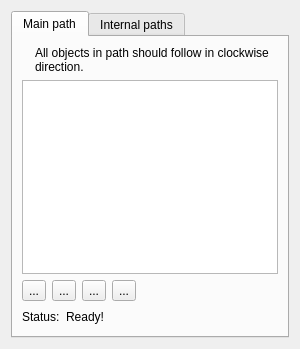
       <widget class="QWidget" name="paths_Page">
        <layout class="QVBoxLayout" name="verticalLayout_21">
         <item>
          <widget class="QTabWidget" name="tabWidget">
           <property name="maximumSize">
            <size>
             <width>16777215</width>
             <height>16777215</height>
            </size>
           </property>
           <property name="font">
            <font>
             <pointsize>9</pointsize>
             <bold>false</bold>
            </font>
           </property>
           <property name="currentIndex">
            <number>0</number>
           </property>
           <widget class="QWidget" name="mainPaths_Tab">
            <attribute name="title">
             <string>Main path</string>
            </attribute>
            <layout class="QVBoxLayout" name="verticalLayout_2">
             <item>
              <layout class="QHBoxLayout" name="horizontalLayout_8">
               <item>
                <widget class="QLabel" name="label_3">
                 <property name="sizePolicy">
                  <sizepolicy hsizetype="Fixed" vsizetype="Preferred">
                   <horstretch>0</horstretch>
                   <verstretch>0</verstretch>
                  </sizepolicy>
                 </property>
                 <property name="text">
                  <string/>
                 </property>
                 <property name="pixmap">
                  <pixmap resource="../../../../vmisc/share/resources/icon.qrc">:/icon/32x32/clockwise.png</pixmap>
                 </property>
                </widget>
               </item>
               <item>
                <widget class="QLabel" name="label_4">
                 <property name="text">
                  <string>All objects in path should follow in clockwise direction.</string>
                 </property>
                 <property name="wordWrap">
                  <bool>true</bool>
                 </property>
                </widget>
               </item>
              </layout>
             </item>
             <item>
              <widget class="QListWidget" name="mainPath_ListWidget">
               <property name="font">
                <font>
                 <pointsize>9</pointsize>
                 <bold>true</bold>
                </font>
               </property>
               <property name="dragDropMode">
                <enum>QAbstractItemView::InternalMove</enum>
               </property>
              </widget>
             </item>
             <item>
              <layout class="QHBoxLayout" name="horizontalLayout_3">
               <item>
                <widget class="QToolButton" name="moveTop_ToolButton">
                 <property name="toolTip">
                  <string>Move row to top of list</string>
                 </property>
                 <property name="text">
                  <string notr="true">...</string>
                 </property>
                 <property name="icon">
                  <iconset resource="../../../../vmisc/share/resources/theme.qrc">
                   <normaloff>:/icons/win.icon.theme/16x16/actions/go-top.png</normaloff>:/icons/win.icon.theme/16x16/actions/go-top.png</iconset>
                 </property>
                </widget>
               </item>
               <item>
                <widget class="QToolButton" name="moveUp_ToolButton">
                 <property name="toolTip">
                  <string>Move row up one row</string>
                 </property>
                 <property name="text">
                  <string notr="true">...</string>
                 </property>
                 <property name="icon">
                  <iconset resource="../../../../vmisc/share/resources/theme.qrc">
                   <normaloff>:/icons/win.icon.theme/16x16/actions/go-up.png</normaloff>:/icons/win.icon.theme/16x16/actions/go-up.png</iconset>
                 </property>
                </widget>
               </item>
               <item>
                <widget class="QToolButton" name="moveDown_ToolButton">
                 <property name="toolTip">
                  <string>Move row down one row</string>
                 </property>
                 <property name="text">
                  <string notr="true">...</string>
                 </property>
                 <property name="icon">
                  <iconset resource="../../../../vmisc/share/resources/theme.qrc">
                   <normaloff>:/icons/win.icon.theme/16x16/actions/go-down.png</normaloff>:/icons/win.icon.theme/16x16/actions/go-down.png</iconset>
                 </property>
                </widget>
               </item>
               <item>
                <widget class="QToolButton" name="moveBottom_ToolButton">
                 <property name="toolTip">
                  <string>Molve row to botton of list</string>
                 </property>
                 <property name="text">
                  <string notr="true">...</string>
                 </property>
                 <property name="icon">
                  <iconset resource="../../../../vmisc/share/resources/theme.qrc">
                   <normaloff>:/icons/win.icon.theme/16x16/actions/go-bottom.png</normaloff>:/icons/win.icon.theme/16x16/actions/go-bottom.png</iconset>
                 </property>
                </widget>
               </item>
               <item>
                <spacer name="horizontalSpacer_4">
                 <property name="orientation">
                  <enum>Qt::Horizontal</enum>
                 </property>
                 <property name="sizeHint" stdset="0">
                  <size>
                   <width>40</width>
                   <height>20</height>
                  </size>
                 </property>
                </spacer>
               </item>
              </layout>
             </item>
             <item>
              <layout class="QHBoxLayout" name="horizontalLayout">
               <item>
                <widget class="QLabel" name="label">
                 <property name="maximumSize">
                  <size>
                   <width>40</width>
                   <height>16777215</height>
                  </size>
                 </property>
                 <property name="text">
                  <string>Status:</string>
                 </property>
                </widget>
               </item>
               <item>
                <widget class="QLabel" name="status_Label">
                 <property name="text">
                  <string>Ready!</string>
                 </property>
                 <property name="textFormat">
                  <enum>Qt::RichText</enum>
                 </property>
                 <property name="scaledContents">
                  <bool>false</bool>
                 </property>
                </widget>
               </item>
               <item>
                <spacer name="horizontalSpacer_2">
                 <property name="orientation">
                  <enum>Qt::Horizontal</enum>
                 </property>
                 <property name="sizeHint" stdset="0">
                  <size>
                   <width>40</width>
                   <height>20</height>
                  </size>
                 </property>
                </spacer>
               </item>
              </layout>
             </item>
            </layout>
           </widget>
           <widget class="QWidget" name="internalPaths_Tab">
            <attribute name="title">
             <string>Internal paths</string>
            </attribute>
            <layout class="QVBoxLayout" name="verticalLayout_7">
             <item>
              <widget class="QListWidget" name="internalPaths_ListWidget">
               <property name="font">
                <font>
                 <pointsize>9</pointsize>
                 <bold>true</bold>
                </font>
               </property>
               <property name="dragDropMode">
                <enum>QAbstractItemView::InternalMove</enum>
               </property>
              </widget>
             </item>
            </layout>
           </widget>
          </widget>
         </item>
        </layout>
       </widget>
